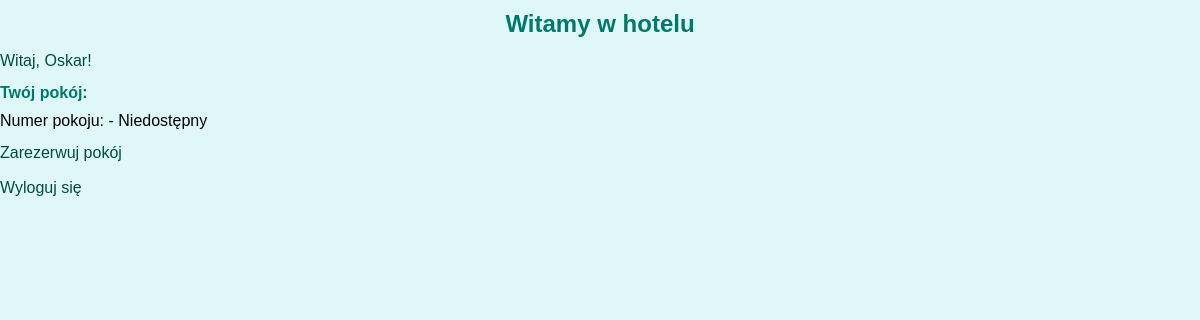
Page /strona_glowna/ (signed in) on the earlier database version.
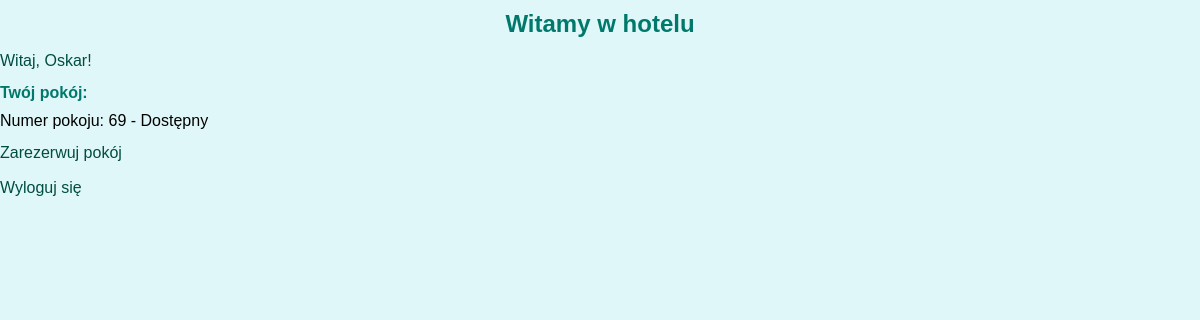
Same page on the later database version.
### hotel/models.py (models this page shows, shortened)
class Pokoje(models.Model):
    numer = models.CharField(max_length=50)
    pojemnosc_pokoju = models.PositiveIntegerField()
    liczba_osob = models.PositiveIntegerField(default=0)  # Nowe pole
    czy_wolny = models.BooleanField(default=True)

### hotel/views.py (the view)
# urls.py: path('strona_glowna/', views.strona_glowna, name='strona_glowna'),
@login_required
def strona_glowna(request):
    if request.user.is_superuser:
        pokoje = Pokoje.objects.all()
        return render(request, 'baza.html', {'pokoje': pokoje})
    else:
        profile = Profile.objects.get(user=request.user)
        pokoj = profile.pokoj
        return render(request, 'nie_admin.html', {'pokoj': pokoj})

### hotel/templates/nie_admin.html (shortened to what this page needs)
<!doctype html>
<html lang="en">
<head>
  {% load static %}
  <link rel="stylesheet" type="text/css" href="{% static 'css/styles.css' %}">
</head>
<body>
  {% if user.is_authenticated %}
    <center><h2>Witamy w hotelu</h2></center>
    <p>Witaj, {{ user.username }}!</p>
    <h4>Twój pokój:</h4>
    <div>
      Numer pokoju: {{ pokoj.numer }} -
      {% if pokoj.czy_wolny %}
        Dostępny
      {% else %}
        Niedostępny
      {% endif %}
    </div>
    <p><a href="{% url 'join_room' %}">Zarezerwuj pokój</a></p>
    <p><a href="{% url 'wylogowanie' %}">Wyloguj się</a></p>
  {% else %}
    <p>Musisz być zalogowany, aby zobaczyć tę stronę.</p>
  {% endif %}
</body>
</html>

Differences in the rows shown:
added Pokoje: numer "69"
Other differences:
text no longer shown: "Niedostępny"
text now shown: "Dostępny"
